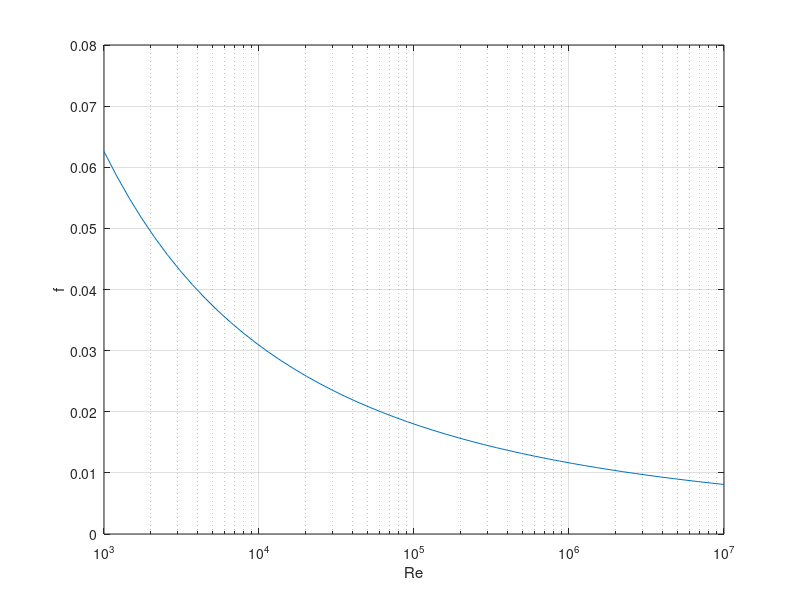

MATLAB code for this plot:
xtof = @(x) 1 / x^2;
g = @(x, re) -2 * log10(2.51 * x / re);

re = logspace(3, 7);

f = zeros(length(re), 1);

for re_i = 1 : length(re)
  % kiintopistemenetelmällä x tälle Reynoldsin luvulle
  x = 0.01;
  while true
    x_next = g(x, re(re_i));
    diff = x_next - x;
    x = x_next;
    if abs(diff) < 1e-6
      break;
    end
  end
  % vastaukseen f
  f(re_i) = xtof(x);
end

% piirto

semilogx(re, f)
xlabel('Re')
ylabel('f')
grid on
